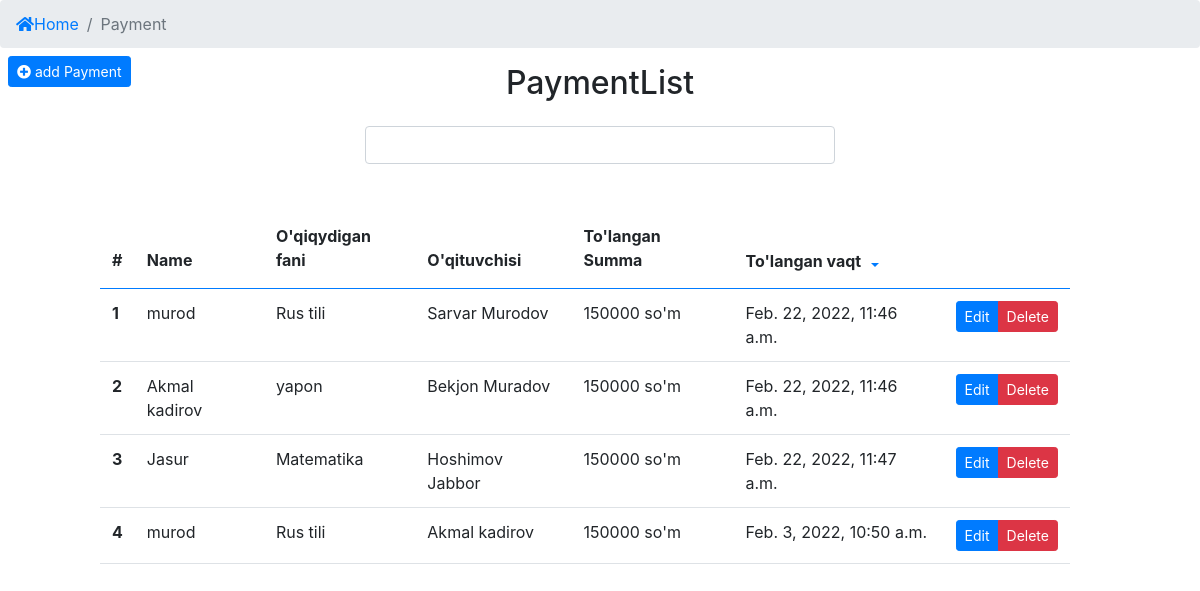
/profile/payment/this_month/ (signed in), run on the app's committed database.
### app/models.py (models this page shows, shortened)
class Payment(models.Model):
    student = models.ForeignKey(Student, verbose_name=_("Talaba"), on_delete=models.CASCADE)
    subject = models.ForeignKey(Subject, verbose_name=_("Qaysi fan uchun"), on_delete=models.CASCADE)
    teacher = models.ForeignKey(Teacher, verbose_name=_("O'qituvchisi"), on_delete=models.CASCADE)
    payment = models.IntegerField(_("Tolov summasi"), default=0)
    payed_date = models.DateTimeField(_("To'langan vaqt"), auto_now_add=True)
    def __str__(self):
        return f'{self.student.f_name} {self.payment} so\'m'
    """Shu oyda qilingan barcha tolov"""
    """To'langan umumiy summa olish"""
    """O'qituvchilarga To'lanadigan umumiy summa"""
    """Centerning umumiy harajatlari"""
    """Shu oyda qilingan harajarlar"""
    """Centerga qoladigan soft foyda"""

class Student(models.Model):
    f_name = models.CharField(_("To'liq ismi"), max_length=100)
    subject = models.ForeignKey(Subject, verbose_name=_("O'rganadigan fani"), on_delete=models.CASCADE)
    teacher = models.ForeignKey(Teacher, verbose_name=_("O'qituvchisi"), on_delete=models.CASCADE)
    phone_num = models.CharField(_("Telefon raqami"), max_length=9)
    study_days = models.CharField(_("O'qish Kunlari"), max_length=50, choices=study_days, default='option')
    study_type = models.CharField(_("O'qish turi"), max_length=50, choices=study_type, default='option')
    lesson_time = models.CharField(_("Dars boshlanish vaqti"), max_length=50)
    registered_date = models.DateTimeField(_("Ro'yhatga olingan vaqti"), auto_now_add=True)
    """Bitta student shu oyda necha pul tolov qilganligini ko'rsatadi"""

class Subject(models.Model):
    name =models.CharField(_("Fan nomi"), max_length=100, unique=True)
    added_date = models.DateTimeField(_("qoshilgan fani"), auto_now_add=True)
    """Bitta fan uchun shu oyda qancha tolanganligini ko'rsatadi"""
    """Bitta fanda nechta o'qituvchi borligini ko'rsatadi"""
    """Bitta fanda nechta o'quvchi borligini ko'rsatadi"""

class Teacher(models.Model):
    f_name = models.CharField(_("To'liq ismi"), max_length=100)
    subject = models.ForeignKey(Subject, verbose_name=_("O'qitadigan fani"), on_delete=models.CASCADE)
    address = models.CharField(_("Manzil"), max_length=100)
    phone_num = models.CharField(_("Telefon raqami"), max_length=9)
    level = models.CharField(_("Ilmiy darajasi"), max_length=100)
    sertificate = models.ImageField(_("Sertificate"), upload_to=f'sertificetes/teachers/', null=True, blank=True)
    experience = models.CharField(_("Tajribasi"), max_length=50)
    registred_time = models.DateTimeField(_("royhatga olingan vaqt"), auto_now_add=True)
    """Bitta fan uchun shu oyda qancha tolanganligini ko'rsatadi"""
    """Bitta o'qituvchi qancha oylik olishligini ko'rsatadi"""
    """Hamma o'qituvchi qancha olishligini ko'rsatadi"""
    """Bitta O'qituvchida nechta o'quvchi borligini ko'rsatadi"""

### app/views.py (the view)
# urls.py: path("payment/this_month/", This_month, name="ThisMonth"),
def This_month(request):
    this_month = int(datetime.now().month)
    pay = Payment.objects.all()
    this_month_list = []
    for i in pay:
        if i.payed_date.month == this_month:
            this_month_list.append(i)
    paginator = Paginator(this_month_list, 10) # Show 10 list per page.
    number = request.GET.get('page')
    page_obj = paginator.get_page(number)
    context = {
        'page_obj':page_obj,
        'object_list':this_month_list,
    }
    return render(request, 'payment/payment_history/this_month.html', context)

### app/templates/payment/payment_history/this_month.html (shortened to what this page needs)
{% extends "index.html" %}
{% block content %}
<nav aria-label="breadcrumb">
    <ol class="breadcrumb">
        <li class="breadcrumb-item"><a href="{% url 'app:Home'  %}"><i class="fas fa-home"></i>Home</a></li>
        <li class="breadcrumb-item active" aria-current="page">Payment</li>
    </ol>
</nav>
<div class="text-left fixed-top mt-5">
    <a href="{% url 'app:RegisterPayment' %}" class="btn btn-primary btn-sm mt-2 ml-2"><i class="fas fa-plus-circle"></i> add Payment</a>
</div>
<div class="container1">
    <div class="wrapper text-center">
        <h2 class="">PaymentList</h2>
    </div>
    <div class="col-md-5 m-auto">
        <form action="" class="my-4" method="get">
            <input class="form-control" type="search" name="W" aria-label="search" placeholder="">
        </form>
    </div>
    <div class="row mt-5" style="margin-right: 15px;">
        <div class="col-md-10 m-auto">
            <table class="table table-hover table-borderless">
                <thead class="border-bottom border-primary">
                    <tr>
                        <th scope="col" class="pb-3">#</th>
                        <th scope="col" class="pb-3">Name</th>
                        <th scope="col" class="pb-3">O'qiqydigan fani</th>
                        <th scope="col" class="pb-3">O'qituvchisi</th>
                        <th scope="col" class="pb-3">To'langan Summa</th>
                        <th scope="col">
                            <div class="btn-group">
                                To'langan vaqt
                                <button type="button" class="btn btn-sm btn-link pb-0 dropdown-toggle dropdown-toggle-split" data-toggle="dropdown" aria-expanded="false">
                                </button>
                              </div>
                        </th>
                    </tr>
                </thead>
                <tbody class="">
                    {% for i in object_list %}
                        <tr class="border-bottom">
                            <th scope="row"> {{ forloop.counter }} </th>
                            <td>{{ i.student.f_name }}</td>
                            <td>{{ i.subject.name }}</td>
                            <td>{{ i.teacher.f_name }}</td>
                            <td>{{ i.payment }} so'm</td>
                            <td>{{ i.payed_date }}</td>
                            <td class="btn-group btn-group-sm">
                                <a href="{% url 'app:UpdatePayment' pk=i.pk %}" class="btn btn-primary">Edit</a>
                                {% if user.admin == True %}
                                    <button type="button" class="btn btn-danger" data-toggle="modal" data-target="#exampleModal{{i.pk}}">
                                        Delete
                                    </button>
                                {% endif %}
                            </td>
                        </tr>
                          </div>
                    {% empty %}
                          <tr>
                              <td colspan="6" class="text-center">
                                  <span class="border-bottom border-dark"> <b> Afsus siz soragan malumotlar mavjud emas! </b></span>
                              </td>
                          </tr>
                    {% endfor %}
{% endblock content %}

### data on the page
Payment: student.f_name "murod", subject.name "Rus tili", teacher.f_name "Sarvar Murodov", payment "150000", payed_date "Feb. 22, 2022, 11:46 a.m."
Payment: student.f_name "Akmal kadirov", subject.name "yapon", teacher.f_name "Bekjon Muradov", payment "150000", payed_date "Feb. 22, 2022, 11:46 a.m."
Payment: student.f_name "Jasur", subject.name "Matematika", teacher.f_name "Hoshimov Jabbor", payment "150000", payed_date "Feb. 22, 2022, 11:47 a.m."
Payment: student.f_name "murod", subject.name "Rus tili", teacher.f_name "Akmal kadirov", payment "150000", payed_date "Feb. 3, 2022, 10:50 a.m."
